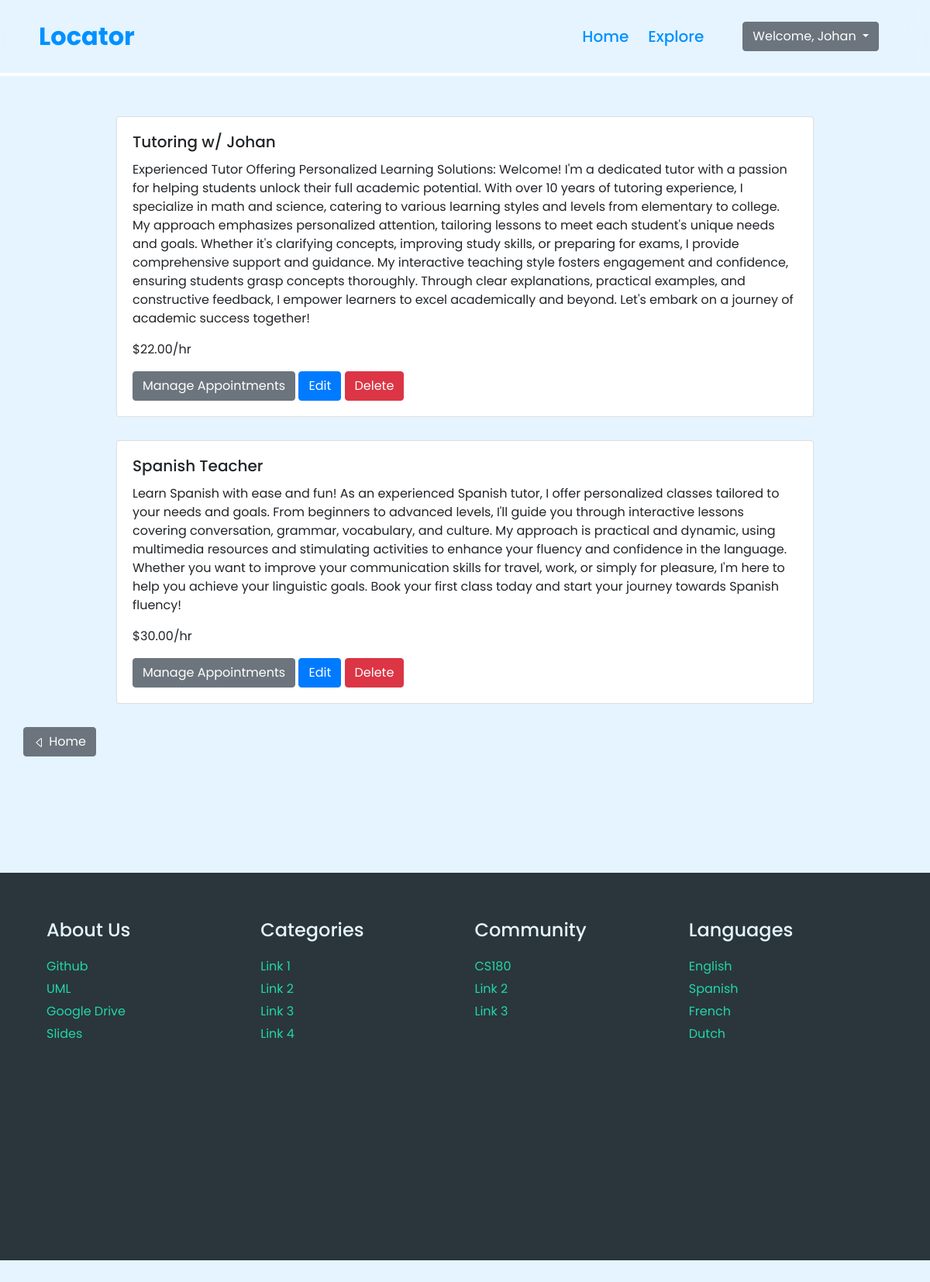
Before: /services/ (signed in) with the older database file.
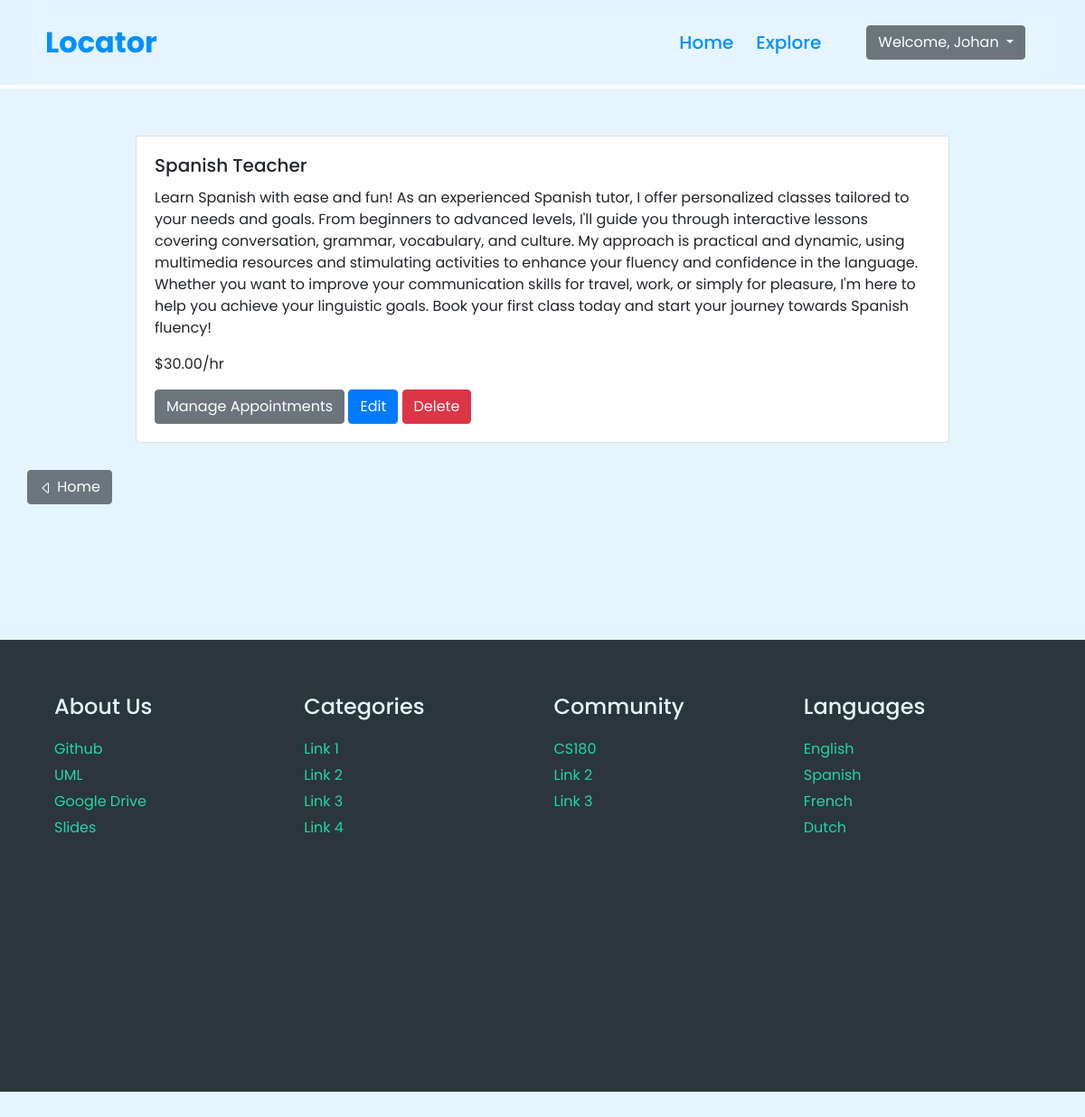
After: the same page with the newer database file.
### posting_service/models.py (models this page shows)
class Service(models.Model):
  ServiceID = models.CharField(max_length=8, default=generate_unique_code, unique=True)
  freelancer = models.ForeignKey(User, on_delete=models.CASCADE, null=True, blank=True)
  serviceName = models.CharField(max_length=250)
  description = models.TextField()
  price = models.DecimalField(max_digits=10, decimal_places=2)
  credentials = models.FileField(upload_to='documents/', null=True, blank=True)
  category = models.CharField(max_length=40, choices=[('EDUCATION', 'Education'), ('PERSONAL CARE AND GROOMING', 'Personal Care and Grooming'), ('CLEANING AND JANITORIAL', 'Cleaning and Janitorial'), ('CONSTRUCTION AND RENOVATION', 'Construction and Renovation'), ('LANDSCAPING AND GARDENING', 'Landscaping and Gardening'), ('CHILD AND PET CARE', 'Child and Pet Care'), ('TECHNOLOGY AND CREATIVE ARTS', 'Technology and Creative Arts'), ('OTHER', 'Other')], null=True, blank=True)
  created_at = models.DateTimeField(auto_now_add=True)

### posting_service/views.py (the view)
# urls.py: path('services/', ManageServicesView, name="manage_services"),
@login_required
def ManageServicesView(request):
    services = Service.objects.filter(freelancer=request.user).order_by('created_at')
    return render(request, 'manage_services.html', {'services': services})

### posting_service/templates/manage_services.html (shortened to what this page needs)
{% extends "base.html" %}
{% load static %}
{% block content %}
  {% if services %}
      {% for service in services %}
        <div class="card w-75" style="margin-left: 50%; transform: translate(-50%);">
          <div class="card-body">
            <h5 class="card-title">{{ service.serviceName }}</h5>
            <p class="card-text">{{ service.description }}</p>
            <p class="card-text">${{ service.price }}/hr</p>
            <div>
                <a href="{% url 'posting_service:service_appointments' service.ServiceID %}" class="btn btn-secondary">Manage Appointments</a>
                <a href="{% url 'posting_service:edit_service' service.ServiceID %}" class="btn btn-primary">Edit</a>
                <button type="button" class="btn btn-danger delete-now" data-toggle="modal" data-target="#staticBackdrop" data-service-name="{{ service.serviceName }}" data-service-id="{{ service.ServiceID }}">Delete</button>
            </div>
          </div>
        </div>
      {% endfor %}
  {% else %}
    <div class="alert alert-info" role="alert" style="width: 75%; margin-left: 50%; transform: translate(-50%);">
      There are no services available. Click <a href="{% url 'posting_service:create-service' %}">here</a> to create a service posting.
    </div>
  {% endif %}
  <a type="button" class="btn btn-secondary" href="{% url 'home' %}" style="margin-left: 30px;">
    <svg xmlns="http://www.w3.org/2000/svg" width="16" height="16" fill="currentColor" class="bi bi-caret-left" viewBox="0 0 16 16">
    <path d="M10 12.796V3.204L4.519 8zm-.659.753-5.48-4.796a1 1 0 0 1 0-1.506l5.48-4.796A1 1 0 0 1 11 3.204v9.592a1 1 0 0 1-1.659.753"></path></svg>
    Home
  </a>
{% endblock content %}

Changed rows visible on the page:
removed Service: serviceName "Tutoring w/ Johan", description "Experienced Tutor Offering Personalized Learning Solutions: Welcome! I'm a dedicated tutor with a passion for helping students unlock their full academic potential. With over 10 years of tutoring experience, I specialize in math and science, catering to various learning styles and levels from elementary to college. My approach emphasizes personalized attention, tailoring lessons to meet each student's unique needs and goals. Whether it's clarifying concepts, improving study skills, or preparing for exams, I provide comprehensive support and guidance. My interactive teaching style fosters engagement and confidence, ensuring students grasp concepts thoroughly. Through clear explanations,…", price "22.00"
